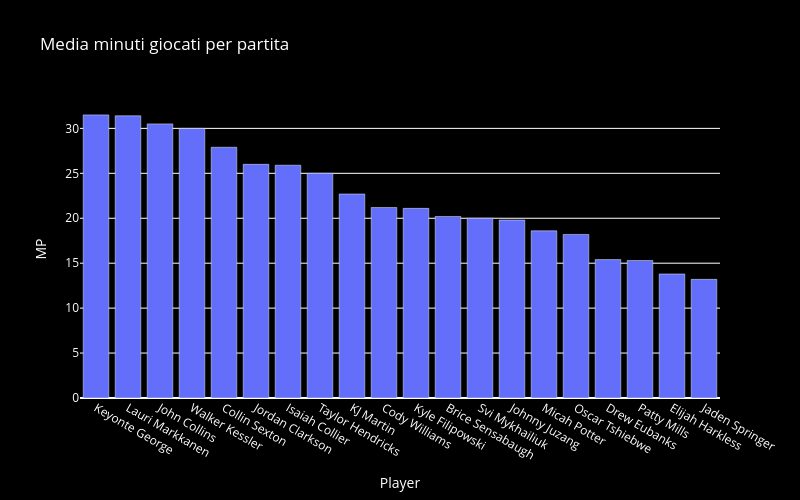

Notebook cell for this chart:
### Code cell
fig = px.bar(
    mp,
    x="Player",
    y="MP",
    width = 800,
    height = 500,
    orientation="v",
    title = "Media minuti giocati per partita"
    )

fig.update_layout(
    paper_bgcolor='black',
    plot_bgcolor='black',
    font=dict(color='white'),
    xaxis=dict(color='white'),
    yaxis=dict(color='white')
)

fig.show()

### Figure 1 — Plotly figure (JSON) as saved in the notebook; plotly's stock layout.template omitted (floating-point values rounded to 4 significant figures)
{"data": [{"hovertemplate": "Player=%{x}<br>MP=%{y}<extra></extra>", "legendgroup": "", "marker": {"color": "#636efa", "pattern": {"shape": ""}}, "name": "", "orientation": "v", "showlegend": false, "textposition": "auto", "type": "bar", "x": ["Keyonte George", "Lauri Markkanen", "John Collins", "Walker Kessler", "Collin Sexton", "Jordan Clarkson", "Isaiah Collier", "Taylor Hendricks", "KJ Martin", "Cody Williams", "Kyle Filipowski", "Brice Sensabaugh", "Svi Mykhailiuk", "Johnny Juzang", "Micah Potter", "Oscar Tshiebwe", "Drew Eubanks", "Patty Mills", "Elijah Harkless", "Jaden Springer"], "xaxis": "x", "y": [31.5, 31.4, 30.5, 30.0, 27.9, 26.0, 25.9, 25.0, 22.7, 21.2, 21.1, 20.2, 20.0, 19.8, 18.6, 18.2, 15.4, 15.3, 13.8, 13.2], "yaxis": "y"}], "layout": {"barmode": "relative", "font": {"color": "white"}, "height": 500, "legend": {"tracegroupgap": 0}, "paper_bgcolor": "black", "plot_bgcolor": "black", "title": {"text": "Media minuti giocati per partita"}, "width": 800, "xaxis": {"anchor": "y", "color": "white", "domain": [0, 1], "title": {"text": "Player"}}, "yaxis": {"anchor": "x", "color": "white", "domain": [0, 1], "title": {"text": "MP"}}}}
